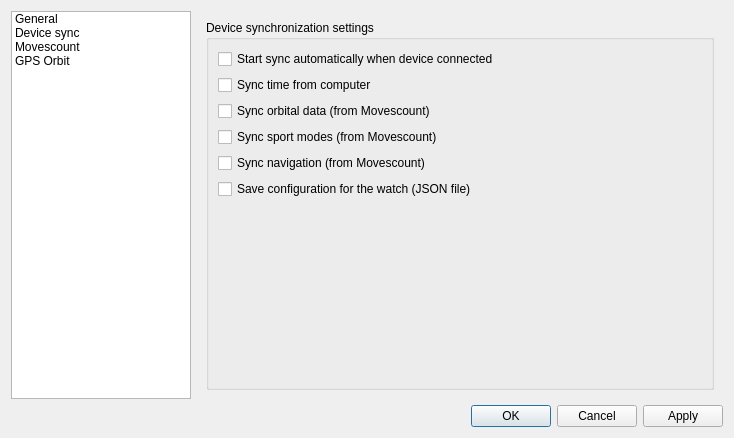
<?xml version="1.0" encoding="UTF-8"?>
<ui version="4.0">
 <class>SettingsDialog</class>
 <widget class="QDialog" name="SettingsDialog">
  <property name="geometry">
   <rect>
    <x>0</x>
    <y>0</y>
    <width>734</width>
    <height>438</height>
   </rect>
  </property>
  <property name="windowTitle">
   <string>Dialog</string>
  </property>
  <layout class="QVBoxLayout" name="verticalLayout">
   <item>
    <layout class="QHBoxLayout" name="horizontalLayout">
     <item>
      <widget class="QListWidget" name="listSettingGroups">
       <property name="sizePolicy">
        <sizepolicy hsizetype="Preferred" vsizetype="Expanding">
         <horstretch>0</horstretch>
         <verstretch>0</verstretch>
        </sizepolicy>
       </property>
       <property name="minimumSize">
        <size>
         <width>180</width>
         <height>0</height>
        </size>
       </property>
       <property name="maximumSize">
        <size>
         <width>180</width>
         <height>16777215</height>
        </size>
       </property>
       <property name="baseSize">
        <size>
         <width>180</width>
         <height>0</height>
        </size>
       </property>
       <property name="resizeMode">
        <enum>QListView::Fixed</enum>
       </property>
       <item>
        <property name="text">
         <string>General</string>
        </property>
        <property name="icon">
         <iconset theme="preferences-system">
          <normaloff/>
         </iconset>
        </property>
       </item>
       <item>
        <property name="text">
         <string>Device sync</string>
        </property>
        <property name="icon">
         <iconset theme="clock">
          <normaloff/>
         </iconset>
        </property>
       </item>
       <item>
        <property name="text">
         <string>Movescount</string>
        </property>
        <property name="icon">
         <iconset theme="internet-web-browser">
          <normaloff/>
         </iconset>
        </property>
       </item>
       <item>
        <property name="text">
         <string>GPS Orbit</string>
        </property>
        <property name="icon">
         <iconset theme="applications-science">
          <normaloff/>
         </iconset>
        </property>
       </item>
      </widget>
     </item>
     <item>
      <layout class="QVBoxLayout" name="verticalLayout_3">
       <item>
        <widget class="QStackedWidget" name="stackedWidget">
         <property name="sizePolicy">
          <sizepolicy hsizetype="Expanding" vsizetype="Expanding">
           <horstretch>0</horstretch>
           <verstretch>0</verstretch>
          </sizepolicy>
         </property>
         <property name="currentIndex">
          <number>1</number>
         </property>
         <widget class="QWidget" name="generalSettingsPage">
          <layout class="QVBoxLayout" name="verticalLayout_5">
           <item>
            <widget class="QGroupBox" name="groupBox">
             <property name="title">
              <string>General settings</string>
             </property>
             <layout class="QFormLayout" name="formLayout_3">
              <item row="0" column="0">
               <widget class="QCheckBox" name="checkBoxSkipBetaCheck">
                <property name="text">
                 <string>Skip Beta check at startup</string>
                </property>
               </widget>
              </item>
              <item row="1" column="0">
               <widget class="QCheckBox" name="checkBoxRunningBackground">
                <property name="text">
                 <string>Continue running in background when Openambit main window is closed</string>
                </property>
               </widget>
              </item>
             </layout>
            </widget>
           </item>
          </layout>
         </widget>
         <widget class="QWidget" name="deviceSyncPage">
          <property name="sizePolicy">
           <sizepolicy hsizetype="Expanding" vsizetype="Expanding">
            <horstretch>0</horstretch>
            <verstretch>0</verstretch>
           </sizepolicy>
          </property>
          <layout class="QVBoxLayout" name="verticalLayout_2">
           <item>
            <widget class="QGroupBox" name="groupDeviceSync">
             <property name="sizePolicy">
              <sizepolicy hsizetype="Expanding" vsizetype="Expanding">
               <horstretch>0</horstretch>
               <verstretch>0</verstretch>
              </sizepolicy>
             </property>
             <property name="title">
              <string>Device synchronization settings</string>
             </property>
             <layout class="QFormLayout" name="formLayout">
              <item row="1" column="0">
               <widget class="QCheckBox" name="checkBoxSyncTime">
                <property name="text">
                 <string>Sync time from computer</string>
                </property>
               </widget>
              </item>
              <item row="3" column="0">
               <widget class="QCheckBox" name="checkBoxSyncOrbit">
                <property name="text">
                 <string>Sync orbital data (from Movescount)</string>
                </property>
               </widget>
              </item>
              <item row="0" column="0">
               <widget class="QCheckBox" name="checkBoxSyncAutomatically">
                <property name="text">
                 <string>Start sync automatically when device connected</string>
                </property>
               </widget>
              </item>
              <item row="4" column="0">
               <widget class="QCheckBox" name="checkBoxSyncSportsMode">
                <property name="text">
                 <string>Sync sport modes (from Movescount)</string>
                </property>
               </widget>
              </item>
              <item row="5" column="0">
               <widget class="QCheckBox" name="checkBoxSyncNavigation">
                <property name="text">
                 <string>Sync navigation (from Movescount)</string>
                </property>
               </widget>
              </item>
              <item row="6" column="0">
               <widget class="QCheckBox" name="checkBoxSyncWatchJsonConfig">
                <property name="text">
                 <string>Save configuration for the watch (JSON file)</string>
                </property>
               </widget>
              </item>
             </layout>
            </widget>
           </item>
          </layout>
         </widget>
         <widget class="QWidget" name="movesCountPage">
          <layout class="QVBoxLayout" name="verticalLayout_4">
           <item>
            <widget class="QGroupBox" name="groupMovescount">
             <property name="title">
              <string>Movescount connectivity</string>
             </property>
             <layout class="QFormLayout" name="formLayout_2">
              <property name="fieldGrowthPolicy">
               <enum>QFormLayout::AllNonFixedFieldsGrow</enum>
              </property>
              <item row="0" column="0">
               <widget class="QCheckBox" name="checkBoxNewVersions">
                <property name="text">
                 <string>Check Movescount for new versions</string>
                </property>
               </widget>
              </item>
              <item row="1" column="0">
               <widget class="QCheckBox" name="checkBoxDebugFiles">
                <property name="text">
                 <string>Generate debug files (XMLs stored in ~/.openambit/movescount)</string>
                </property>
               </widget>
              </item>
              <item row="2" column="0">
               <widget class="QCheckBox" name="checkBoxMovescountEnable">
                <property name="text">
                 <string>Sync logs with Movescount</string>
                </property>
               </widget>
              </item>
              <item row="3" column="0" colspan="2">
               <widget class="QLineEdit" name="lineEditEmail">
                <property name="placeholderText">
                 <string>Email (Movescount account)</string>
                </property>
               </widget>
              </item>
             </layout>
            </widget>
           </item>
          </layout>
         </widget>
         <widget class="QWidget" name="gpsOrbitPage">
          <layout class="QVBoxLayout" name="verticalLayout_6">
           <item>
            <widget class="QGroupBox" name="groupGpsOrbit">
             <property name="title">
              <string>GPS orbit source</string>
             </property>
             <layout class="QFormLayout" name="formLayout_4">
              <item row="0" column="0">
               <widget class="QLabel" name="labelOrbitSource">
                <property name="text">
                 <string>Source:</string>
                </property>
               </widget>
              </item>
              <item row="0" column="1">
               <widget class="QComboBox" name="comboBoxOrbitSource">
                <item>
                 <property name="text">
                  <string>Open IGS / Geoscience Australia (free, no login)</string>
                 </property>
                </item>
                <item>
                 <property name="text">
                  <string>Local file</string>
                 </property>
                </item>
                <item>
                 <property name="text">
                  <string>Movescount (legacy — offline)</string>
                 </property>
                </item>
               </widget>
              </item>
              <item row="1" column="0">
               <widget class="QLabel" name="labelLocalOrbitFile">
                <property name="text">
                 <string>File path:</string>
                </property>
               </widget>
              </item>
              <item row="1" column="1">
               <layout class="QHBoxLayout" name="hLayoutOrbitFile">
                <item>
                 <widget class="QLineEdit" name="lineEditOrbitFile">
                  <property name="placeholderText">
                   <string>/path/to/orbit.uo</string>
                  </property>
                 </widget>
                </item>
                <item>
                 <widget class="QPushButton" name="buttonBrowseOrbitFile">
                  <property name="text">
                   <string>Browse…</string>
                  </property>
                 </widget>
                </item>
               </layout>
              </item>
              <item row="2" column="0" colspan="2">
               <widget class="QLabel" name="labelOrbitCachePath">
                <property name="text">
                 <string>Cache: ~/.openambit/orbit_cache.uo</string>
                </property>
                <property name="wordWrap">
                 <bool>true</bool>
                </property>
               </widget>
              </item>
              <item row="3" column="0" colspan="2">
               <layout class="QHBoxLayout" name="hLayoutOrbitActions">
                <item>
                 <widget class="QPushButton" name="buttonDownloadOrbit">
                  <property name="text">
                   <string>Download / refresh now</string>
                  </property>
                 </widget>
                </item>
                <item>
                 <widget class="QLabel" name="labelOrbitStatus">
                  <property name="text">
                   <string/>
                  </property>
                  <property name="wordWrap">
                   <bool>true</bool>
                  </property>
                 </widget>
                </item>
               </layout>
              </item>
             </layout>
            </widget>
           </item>
           <item>
            <spacer name="verticalSpacerOrbit">
             <property name="orientation">
              <enum>Qt::Vertical</enum>
             </property>
             <property name="sizeHint" stdset="0">
              <size>
               <width>20</width>
               <height>40</height>
              </size>
             </property>
            </spacer>
           </item>
          </layout>
         </widget>
        </widget>
       </item>
      </layout>
     </item>
    </layout>
   </item>
   <item>
    <widget class="QDialogButtonBox" name="buttonBox">
     <property name="orientation">
      <enum>Qt::Horizontal</enum>
     </property>
     <property name="standardButtons">
      <set>QDialogButtonBox::Apply|QDialogButtonBox::Cancel|QDialogButtonBox::Ok</set>
     </property>
    </widget>
   </item>
  </layout>
 </widget>
 <resources/>
 <connections>
  <connection>
   <sender>buttonBox</sender>
   <signal>accepted()</signal>
   <receiver>SettingsDialog</receiver>
   <slot>accept()</slot>
   <hints>
    <hint type="sourcelabel">
     <x>248</x>
     <y>254</y>
    </hint>
    <hint type="destinationlabel">
     <x>157</x>
     <y>274</y>
    </hint>
   </hints>
  </connection>
  <connection>
   <sender>buttonBox</sender>
   <signal>rejected()</signal>
   <receiver>SettingsDialog</receiver>
   <slot>reject()</slot>
   <hints>
    <hint type="sourcelabel">
     <x>316</x>
     <y>260</y>
    </hint>
    <hint type="destinationlabel">
     <x>286</x>
     <y>274</y>
    </hint>
   </hints>
  </connection>
 </connections>
</ui>
